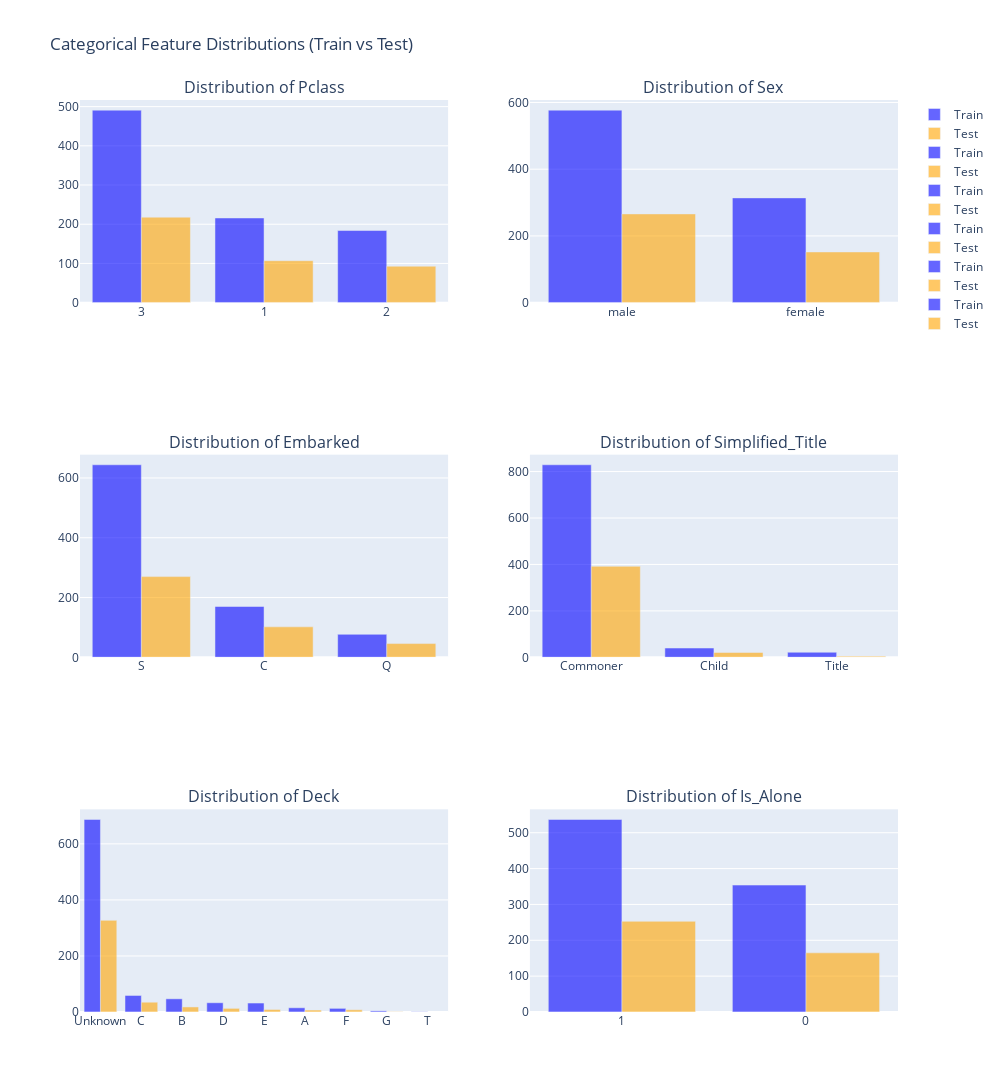

The cell this chart's notebook holds for it:
### Code cell
plot_categorical_distributions(train, test, categorical_features_train)

### Figure 1 — Plotly figure (JSON) as saved in the notebook; plotly's stock layout.template omitted (floating-point values rounded to 4 significant figures)
{"data": [{"marker": {"color": "blue"}, "name": "Train", "opacity": 0.6, "type": "bar", "x": ["3", "1", "2"], "xaxis": "x", "y": [491, 216, 184], "yaxis": "y"}, {"marker": {"color": "orange"}, "name": "Test", "opacity": 0.6, "type": "bar", "x": ["3", "1", "2"], "xaxis": "x", "y": [218, 107, 93], "yaxis": "y"}, {"marker": {"color": "blue"}, "name": "Train", "opacity": 0.6, "type": "bar", "x": ["male", "female"], "xaxis": "x2", "y": [577, 314], "yaxis": "y2"}, {"marker": {"color": "orange"}, "name": "Test", "opacity": 0.6, "type": "bar", "x": ["male", "female"], "xaxis": "x2", "y": [266, 152], "yaxis": "y2"}, {"marker": {"color": "blue"}, "name": "Train", "opacity": 0.6, "type": "bar", "x": ["S", "C", "Q"], "xaxis": "x3", "y": [644, 170, 77], "yaxis": "y3"}, {"marker": {"color": "orange"}, "name": "Test", "opacity": 0.6, "type": "bar", "x": ["S", "C", "Q"], "xaxis": "x3", "y": [270, 102, 46], "yaxis": "y3"}, {"marker": {"color": "blue"}, "name": "Train", "opacity": 0.6, "type": "bar", "x": ["Commoner", "Child", "Title"], "xaxis": "x4", "y": [829, 40, 22], "yaxis": "y4"}, {"marker": {"color": "orange"}, "name": "Test", "opacity": 0.6, "type": "bar", "x": ["Commoner", "Child", "Title"], "xaxis": "x4", "y": [392, 21, 5], "yaxis": "y4"}, {"marker": {"color": "blue"}, "name": "Train", "opacity": 0.6, "type": "bar", "x": ["Unknown", "C", "B", "D", "E", "A", "F", "G", "T"], "xaxis": "x5", "y": [687, 59, 47, 33, 32, 15, 13, 4, 1], "yaxis": "y5"}, {"marker": {"color": "orange"}, "name": "Test", "opacity": 0.6, "type": "bar", "x": ["Unknown", "C", "B", "D", "E", "F", "A", "G"], "xaxis": "x5", "y": [327, 35, 18, 13, 9, 8, 7, 1], "yaxis": "y5"}, {"marker": {"color": "blue"}, "name": "Train", "opacity": 0.6, "type": "bar", "x": ["1", "0"], "xaxis": "x6", "y": [537, 354], "yaxis": "y6"}, {"marker": {"color": "orange"}, "name": "Test", "opacity": 0.6, "type": "bar", "x": ["1", "0"], "xaxis": "x6", "y": [253, 165], "yaxis": "y6"}], "layout": {"annotations": [{"font": {"size": 16}, "showarrow": false, "text": "Distribution of Pclass", "x": 0.225, "xanchor": "center", "xref": "paper", "y": 1, "yanchor": "bottom", "yref": "paper"}, {"font": {"size": 16}, "showarrow": false, "text": "Distribution of Sex", "x": 0.775, "xanchor": "center", "xref": "paper", "y": 1, "yanchor": "bottom", "yref": "paper"}, {"font": {"size": 16}, "showarrow": false, "text": "Distribution of Embarked", "x": 0.225, "xanchor": "center", "xref": "paper", "y": 0.6111, "yanchor": "bottom", "yref": "paper"}, {"font": {"size": 16}, "showarrow": false, "text": "Distribution of Simplified_Title", "x": 0.775, "xanchor": "center", "xref": "paper", "y": 0.6111, "yanchor": "bottom", "yref": "paper"}, {"font": {"size": 16}, "showarrow": false, "text": "Distribution of Deck", "x": 0.225, "xanchor": "center", "xref": "paper", "y": 0.2222, "yanchor": "bottom", "yref": "paper"}, {"font": {"size": 16}, "showarrow": false, "text": "Distribution of Is_Alone", "x": 0.775, "xanchor": "center", "xref": "paper", "y": 0.2222, "yanchor": "bottom", "yref": "paper"}], "barmode": "group", "height": 1200, "showlegend": true, "title": {"text": "Categorical Feature Distributions (Train vs Test)"}, "width": 1000, "xaxis": {"anchor": "y", "domain": [0, 0.45]}, "xaxis2": {"anchor": "y2", "domain": [0.55, 1]}, "xaxis3": {"anchor": "y3", "domain": [0, 0.45]}, "xaxis4": {"anchor": "y4", "domain": [0.55, 1]}, "xaxis5": {"anchor": "y5", "domain": [0, 0.45]}, "xaxis6": {"anchor": "y6", "domain": [0.55, 1]}, "yaxis": {"anchor": "x", "domain": [0.7778, 1]}, "yaxis2": {"anchor": "x2", "domain": [0.7778, 1]}, "yaxis3": {"anchor": "x3", "domain": [0.3889, 0.6111]}, "yaxis4": {"anchor": "x4", "domain": [0.3889, 0.6111]}, "yaxis5": {"anchor": "x5", "domain": [0, 0.2222]}, "yaxis6": {"anchor": "x6", "domain": [0, 0.2222]}}}
